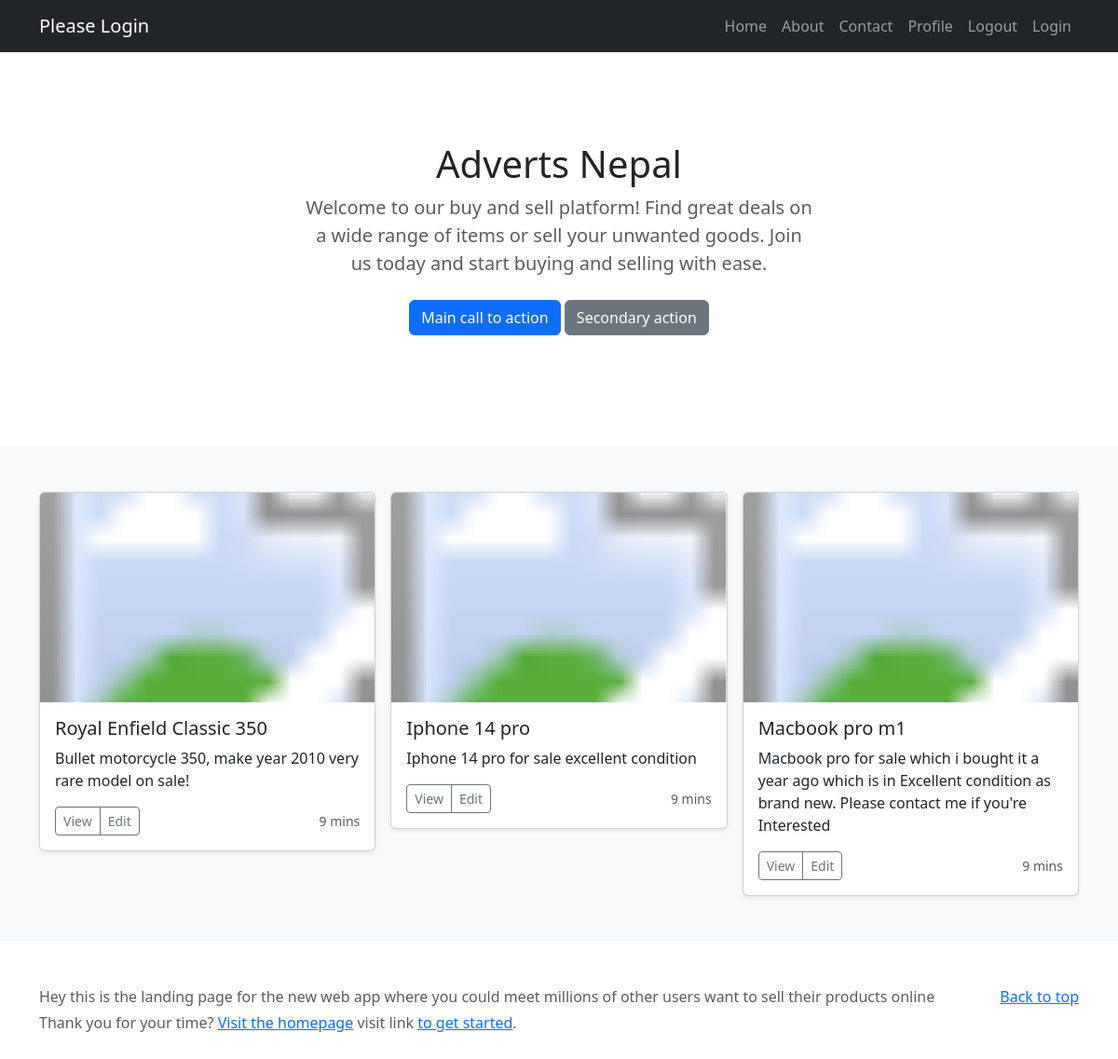
The page / on the database its author committed.
### main.py (models this page shows)
class Ad(db.Model):
    __tablename__ = "ads"
    id = db.Column(db.Integer,primary_key=True)
    ad_title = db.Column(db.String(250), nullable=False)
    img_url = db.Column(db.String(250))
    description = db.Column(db.Text, nullable=False)
    author = relationship('User', back_populates='posts')
    author_id = db.Column(db.Integer, db.ForeignKey("users.id"))

### main.py (the view)
@app.route('/')
def home():
    all_ads = Ad.query.all()
    return render_template('index.html', all_ads=all_ads)

### templates/index.html (shortened to what this page needs)
{% extends 'base.html' %}
{% block content %}
  <section class="py-5 text-center container">
    <div class="row py-lg-5">
      <div class="col-lg-6 col-md-8 mx-auto">
        <h1 class="fw-light">Adverts Nepal</h1>
        <p class="lead text-body-secondary"> Welcome to our buy and sell platform! Find great deals on a wide range of items or sell your unwanted goods. Join us today and start buying and selling with ease.</p>
        <p>
          <a href="#" class="btn btn-primary my-2">Main call to action</a>
          <a href="#" class="btn btn-secondary my-2">Secondary action</a>
        </p>
      </div>
    </div>
  </section>
{% if all_ads %}
  <div class="album py-5 bg-body-tertiary">
    <div class="container">
      <div class="row row-cols-1 row-cols-sm-2 row-cols-md-3 g-3">
        {% for ad in all_ads %}
        <div class="col">
          <div class="card shadow-sm">
            <svg class="bd-placeholder-img card-img-top" width="100%" height="225" xmlns="http://www.w3.org/2000/svg" role="img" aria-label="Placeholder: Thumbnail" preserveAspectRatio="xMidYMid slice">
             <image href={{ ad.img_url }} width="100%" height="100%" preserveAspectRatio="xMidYMid slice" />
            </svg>
            <div class="card-body">
              <h5 class="card-title">{{ ad.ad_title }}</h5>
              <p class="card-text">{{ ad.description }}</p>
              <div class="d-flex justify-content-between align-items-center">
                <div class="btn-group">
                  <button type="button" class="btn btn-sm btn-outline-secondary">View</button>
                  <button type="button" class="btn btn-sm btn-outline-secondary">Edit</button>
                </div>
                <small class="text-body-secondary">9 mins</small>
              </div>
            </div>
          </div>
        </div>
        {% endfor %}
      </div>
    </div>
  </div>
{% endif %}
<footer class="text-body-secondary py-5">
  <div class="container">
    <p class="float-end mb-1">
      <a href="#">Back to top</a>
    </p>
    <p class="mb-1">Hey this is the landing page for the new web app where you could meet millions of other users want to sell their products online</p>
    <p class="mb-0">Thank you for your time? <a href="/">Visit the homepage</a> visit link <a href="/docs/5.3/getting-started/introduction/">to get started</a>.</p>
  </div>
</footer>
{% endblock %}

### templates/base.html (shortened to what this page needs)
<!DOCTYPE html>
<html lang="en">
<head>
    <link href="https://cdn.jsdelivr.net/npm/bootstrap@5.3.0/dist/css/bootstrap.min.css" rel="stylesheet">
    <head><script src="/docs/5.3/assets/js/color-modes.js"></script>
<link href="/docs/5.3/dist/css/bootstrap.min.css" rel="stylesheet">
  </head>
</head>
<body>
  {% block content %}
  {% endblock %}
</body>
</html>

### templates/header.html (shortened to what this page needs)
<head>
<link href="/docs/5.3/dist/css/bootstrap.min.css" rel="stylesheet">
   <nav class="navbar navbar-expand-lg navbar-dark bg-dark">
    <div class="container">
      {% if current_user.is_authenticated: %}
      <a class="navbar-brand" href="#">Welcome {{current_user.name.split(' ')[0]}}</a>
      {% else %}
        <a class="navbar-brand" href="#">Please Login</a>
      {% endif %}
      <div class="collapse navbar-collapse" id="navbarNav">
        <ul class="navbar-nav ms-auto">
          <li class="nav-item">
            <a class="nav-link" href="{{url_for('home')}}">Home</a>
          </li>
          <li class="nav-item">
            <a class="nav-link" href="#">About</a>
          </li>
          <li class="nav-item">
            <a class="nav-link" href="#">Contact</a>
          </li>
          <li class="nav-item">
            <a class="nav-link" href="#">Profile</a>
          </li>
          <li class="nav-item">
            <a class="nav-link" href="{{ url_for('logout') }}">Logout</a>
          </li>
          {% if not current_user.is_authenticated: %}
          <li class="nav-item">
            <a class="nav-link" href="{{ url_for('login') }}">Login</a>
          </li>
          {% endif %}
        </ul>
      </div>
    </div>
  </nav>
  </head>

### templates/header.html (style rules this page uses)
.bd-placeholder-img { font-size: 1.125rem; text-anchor: middle; -webkit-user-select: none; -moz-user-select: none; user-select: none; }

### rows shown on the page
Ad: ad_title "Royal Enfield Classic 350", description "Bullet motorcycle 350, make year 2010 very rare model on sale!"
Ad: ad_title "Iphone 14 pro", description "Iphone 14 pro for sale excellent condition"
Ad: ad_title "Macbook pro m1", description "Macbook pro for sale which i bought it a year ago which is in Excellent condition as brand new. Please contact me if you're Interested"
